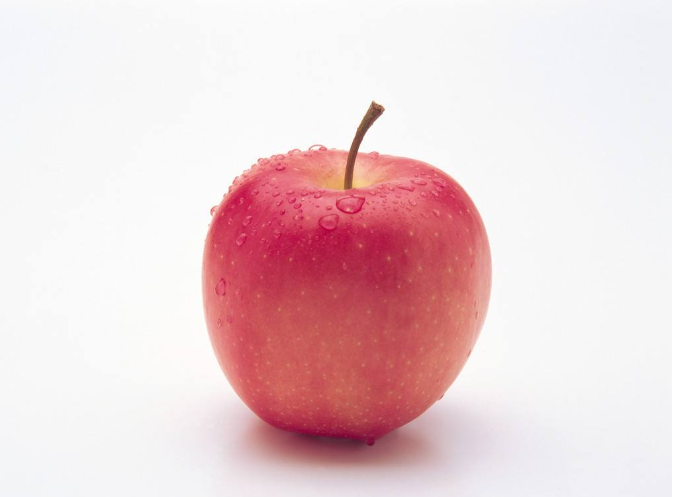
%> input picture code_matlab/2/apple2.png, 675 x 497 px
$ octave hw2_3_1.m   (GNU Octave 9; MATLAB toolbox functions it lacks are replaced by stand-ins)
%> lines starting %> are read from the running program, lines starting %| are printed output that depends on the picture; in (x1, y1, x2, y2) boxes, pixels count from 0 and x2, y2 are one past the last pixel; in counts of white or black regions, pixels touching at a corner belong together; the program's own positions count from 1
%迭代式阈值选择，背景图上面显示过分割，欠分割
%1对象叠加在原图上，看对象是否露出来，看是否有前分割现象
%2背景叠加在原图上
ImageInRGB=imread('G:\大三下\数字图像处理与机器视觉\code_matlab\2\apple2.png');
%> ImageInRGB is the input picture: size 497x675x3 uint8; mean R, G, B 235.3, 209.7, 212.6
ImageIn=(rgb2gray(ImageInRGB));
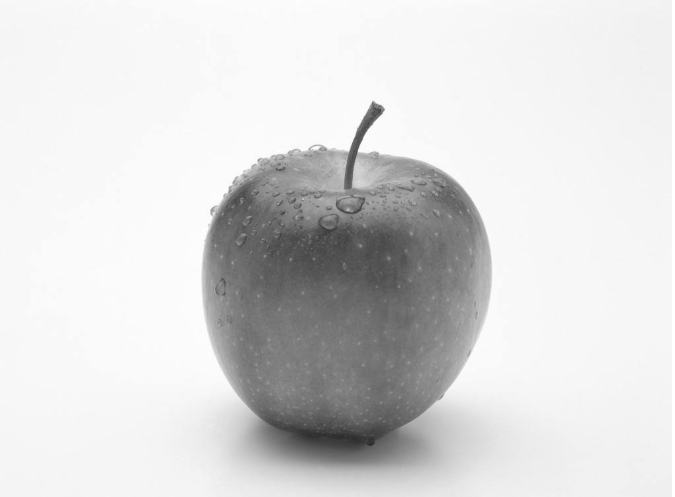
%> ImageIn: size 497x675 uint8; min 42, max 255, mean 217.7
imshow(ImageIn);
%创建直方图
ImageGray=0:255;
ImageBar=ImageGray;
for i=1:size(ImageGray,2)%求频数
    ImageBar(i)=sum(sum(ImageIn==ImageGray(i)));
end
%> after the loop, ImageBar = 256 values, max 47263 at index 249, min 0 at index 1, mean 1310.4
bar(ImageGray,ImageBar);%直方图
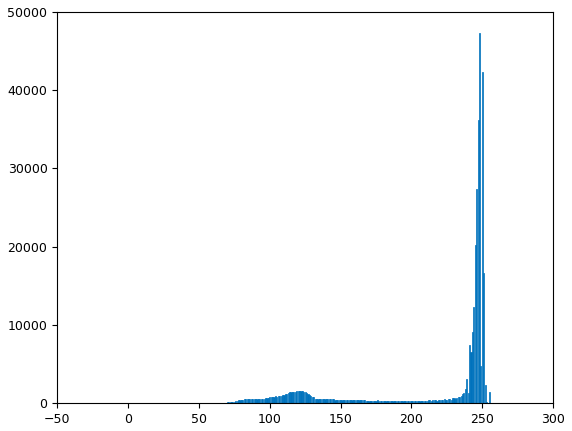
%> figure redrawn from the program's plot data; tallest bar 47263 high, from x = 247.6 to 248.4

ImageBarBig0=find(ImageBar>0);%找出图像上有像素点的
%> ImageBarBig0 = 214 values from 43 to 256
Th=(ImageBarBig0(1)+ImageBarBig0(end))/2;%阈值初始化
%> Th = 149.5
ImageIn=double(ImageIn);
%> ImageIn: size 497x675 double

Image1=double(ImageIn<Th);%二值图
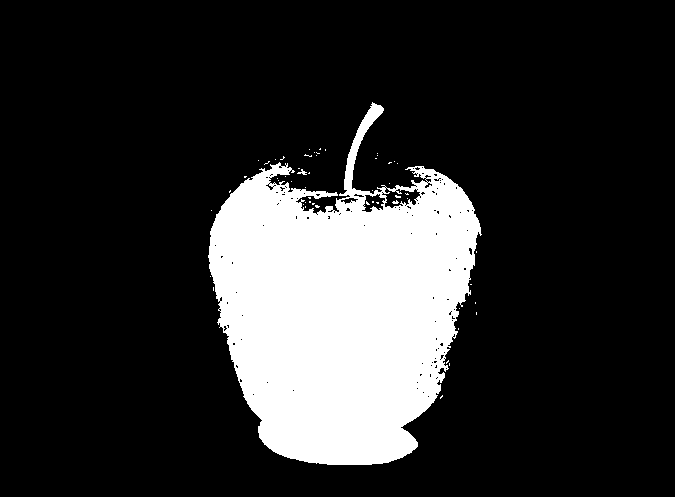
%> Image1: size 497x675 double; values 0 (black) and 1 (white), 18.2% white; 56 white regions (54 under 20 px), largest, box (x1, y1, x2, y2) and area: (208, 102, 482, 465) 60704, (297, 169, 307, 175) 27
S1=sum(sum(Image1));%得到小于阈值的像素点数量
%> S1 = 60917
u1=sum(sum(Image1.*ImageIn))/S1;%灰度均值
%> u1 = 112.5

Image2=double(ImageIn>Th);%二值图
S2=sum(sum(Image2));%得到小于阈值的像素点数量
%> S2 = 274558
u2=sum(sum(Image2.*ImageIn))/S2;%灰度均值
%> u2 = 241

u1_old=u1-1;%保证进入循环
%> u1_old = 111.5
while u1_old~=u1
    u1_old=u1;
    u2_old=u2;
    Th=(u1+u2)/2;
    Image1=double(ImageIn<Th);%二值图
    S1=sum(sum(Image1));%得到小于阈值的像素点数量
    u1=sum(sum(Image1.*ImageIn))/S1;%灰度均值

    Image2=double(ImageIn>Th);%二值图
    S2=sum(sum(Image2));%得到小于阈值的像素点数量
    u2=sum(sum(Image2.*ImageIn))/S2;%灰度均值
end
%> this loop made 4 passes
%> (u1_old, u2_old, Th, S1, u1, S2, u2) on passes 1 to 4: (112.5, 241, 176.8, 71255, 119.7, 264220, 244.1), (119.7, 244.1, 181.9, 72798, 121, 262677, 244.5), (121, 244.5, 182.7, 73044, 121.2, 262431, 244.5), (121.2, 244.5, 182.8, 73044, 121.2, 262431, 244.5)
%> pass 1, `Image1=double(ImageIn<Th);`:
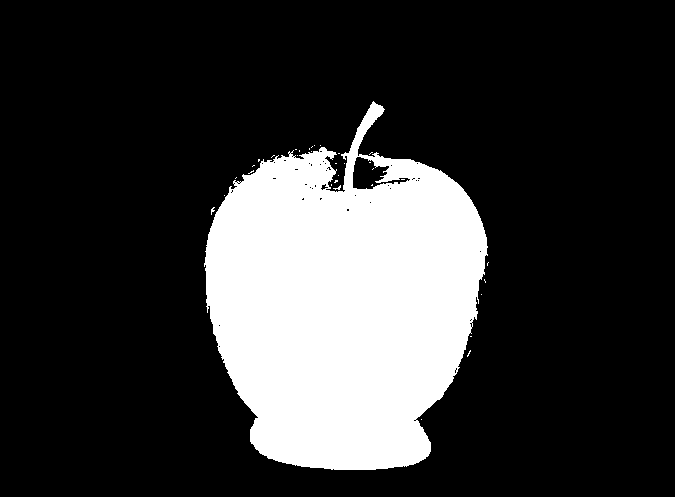
%> Image1: size 497x675 double; values 0 (black) and 1 (white), 21.2% white; 34 white regions (33 under 20 px), largest, box (x1, y1, x2, y2) and area: (204, 101, 488, 470) 71135
%> pass 2, `Image1=double(ImageIn<Th);`:
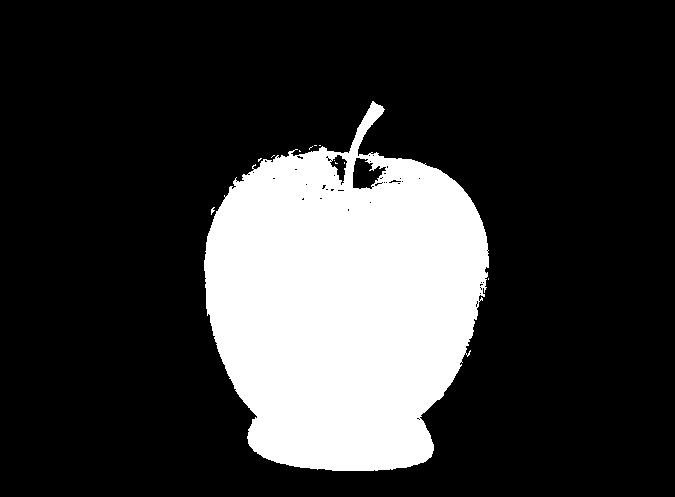
%> Image1: size 497x675 double; values 0 (black) and 1 (white), 21.7% white; 12 white regions (11 under 20 px), largest, box (x1, y1, x2, y2) and area: (204, 101, 489, 471) 72747
ImageOut0=ImageIn>Th;
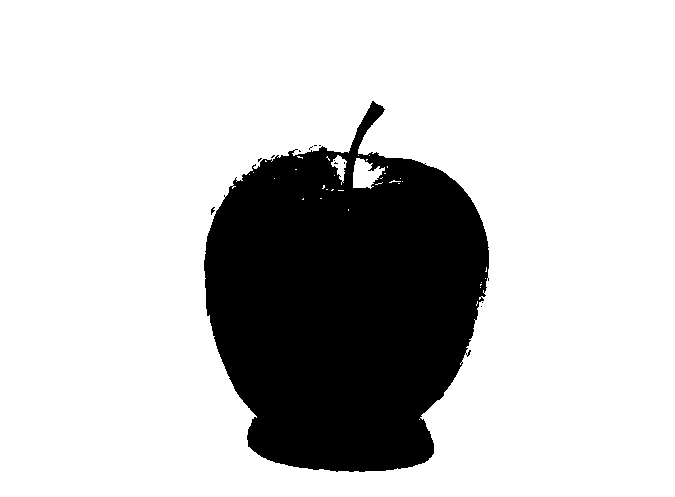
%> ImageOut0: size 497x675 logical; 78.2% white; 13 black regions (12 under 20 px), largest, box (x1, y1, x2, y2) and area: (204, 101, 489, 472) 72990
ImageIn0=ImageIn;
ImageOut=uint8(ImageIn>Th)*255;
ImageIn=uint8(ImageIn);

subplot(131);
imshow(ImageIn);
title('原图像');
subplot(132);
imshow(ImageOut);
title('迭代分割');
subplot(133);
imshow(uint8(ImageOut0.*ImageIn0));
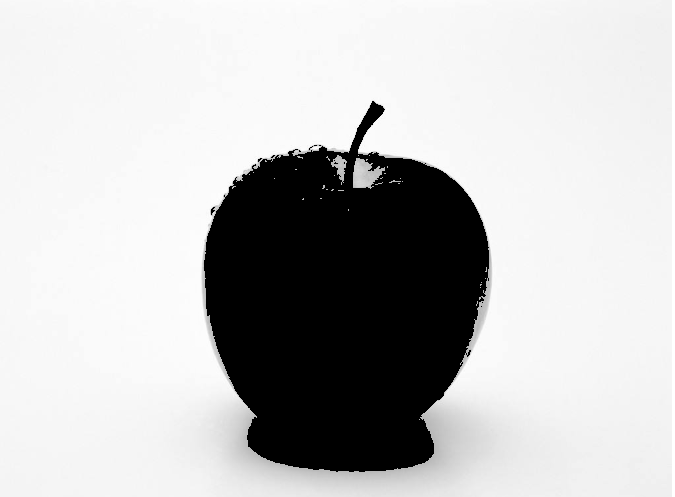
%> displayed picture: size 497x675, on the screen's scale of 0 to 255; min 0, max 255, mean 191.3
title('分割效果');
